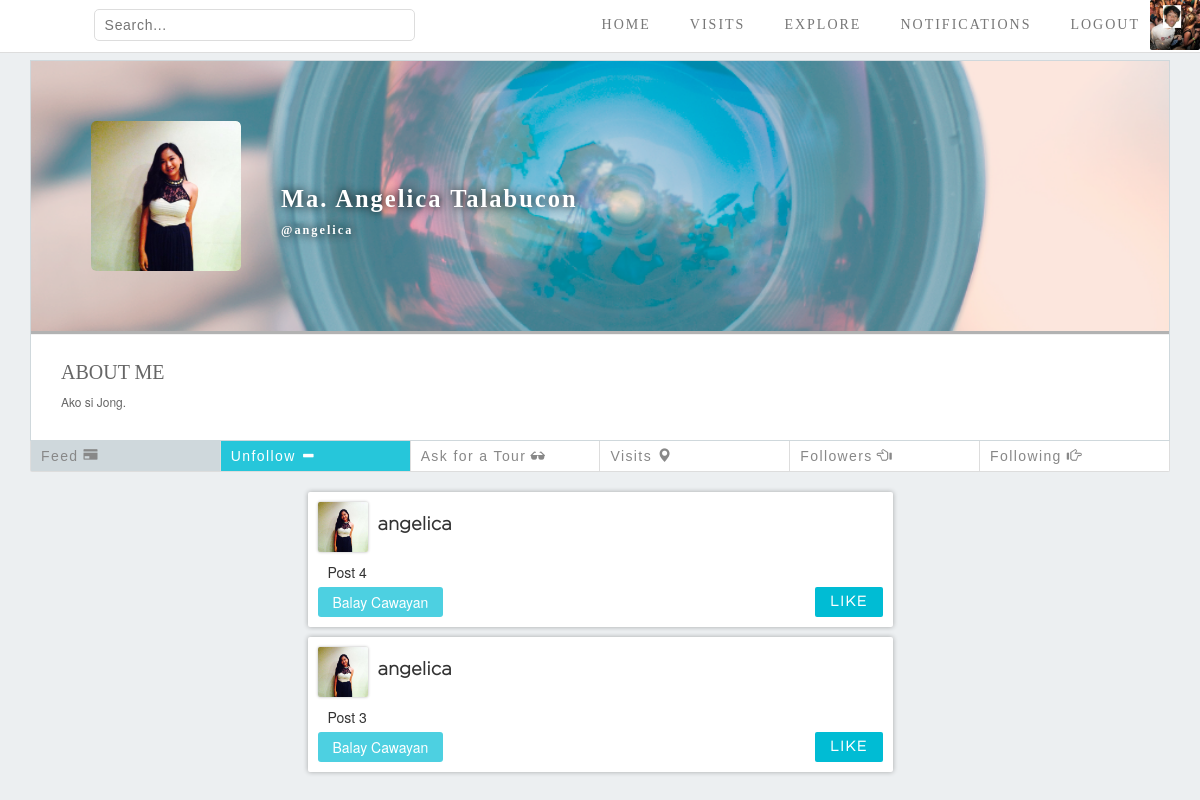
The app's page /people_profile.php?acc_id=8 (signed in) with its own data.
### tables this page shows
CREATE TABLE `account` (
  `acc_id` int(9) NOT NULL,
  `username` varchar(50) NOT NULL,
  `firstname` varchar(30) NOT NULL,
  `lastname` varchar(30) NOT NULL,
  `password` varchar(100) NOT NULL,
  `email` varchar(40) NOT NULL,
  `address` varchar(30) NOT NULL,
  `about_me` varchar(60) NOT NULL
);

CREATE TABLE `posted` (
  `post_id` int(9) NOT NULL,
  `content` varchar(300) NOT NULL,
  `place_id` int(11) NOT NULL,
  `acc_id` int(11) NOT NULL,
  `time_post` timestamp NOT NULL DEFAULT CURRENT_TIMESTAMP ON UPDATE CURRENT_TIMESTAMP,
  `if_image` tinyint(1) NOT NULL
);

CREATE TABLE `places` (
  `place_id` int(9) NOT NULL,
  `name` varchar(50) NOT NULL,
  `description` varchar(100) NOT NULL,
  `location_id` varchar(100) NOT NULL
);

### people_profile.php (the view, shortened to what this page needs)
<!DOCTYPE html>
<html>
	<head>
		<link rel="stylesheet" href="bootstrap/css/bootstrap.min.css">
		<link rel="stylesheet" type="text/css" href="css/navigation_bar_and_body_style.css">
		<link rel="stylesheet" type="text/css" href="css/Home_Page_style.css">
		<link rel="stylesheet" type="text/css" href="css/People_Profile_Page_Style_Before.css">
		<link rel="stylesheet" type="text/css" href="css/Style_Modal.css">
		<link rel="stylesheet" type="text/css" href="css/edit_profile_style.css">
		<link rel="stylesheet" type="text/css" href="css/posts.css">
		<link rel="stylesheet" type="text/css" href="css/profile_options.css">
	</head>
	<body>
	<?php
	require "connect.php";
	if(isset($_GET['acc_id'])){
		$acc_id = $_GET['acc_id'];
	}else{
		header("Location: error_page.php");
	}
	$queryuser = "SELECT  CONCAT(firstname,' ', lastname) as 'fullname',about_me,username FROM account where acc_id = $acc_id";
	$result = mysqli_query($dbconn, $queryuser);
	$row = mysqli_fetch_assoc($result);
	$username = $row['username'];
	$fullname = $row['fullname'];
	$aboutme = $row['about_me'];
	?>
		<div id = "navBar">
			<form action="search_results_places.php" method="get">
				<input type="text" placeholder="Search..." name="search">
			</form>
			<ul id = "navList">
				<li><a href="home_page.php"><span class="glyphicon glyphicon-home"></span>HOME</a></li>
				<li><a href="visit.php"><span class="glyphicon glyphicon-map-marker"></span>VISITS</a></li>
				<li><a href="#"><span class="glyphicon glyphicon-globe"></span>EXPLORE</a></li>
				<li><a href="notifications.php"><span class="glyphicon glyphicon-bell"></span>NOTIFICATIONS</a></li>
				<li><a href="logout.php"><span class="glyphicon glyphicon-log-out"></span>LOGOUT</a></li>
				<li><a href="my_profile.php?=<?=$_SESSION['userID']?>" class="image-list"><img src="images/profile_pic_img/acc_id_<?=$_SESSION['userID']?>.jpg"></a></li>
			</ul>
		</div>
		<div class="container">
			<div class="headerprofile">
				<div id="coverphoto">
					<img src="images/cover_img/cover_<?=$acc_id?>.png" alt="user-cover">
				</div>
				<h1 id="username"><?=$fullname?><br><span class="usernameorig"><?=$username?></span></h1>
				<div id="userphoto">
					<img src="images/profile_pic_img/acc_id_<?=$_GET['acc_id']?>.jpg">
				</div>
				<div id="aboutme">
					<h1>ABOUT ME</h1>
					<br>
					<p><?php echo $aboutme ;?></p>
				</div>
			</div>
			<ul class="visitor-options">
				<li><a href="#"  class="active">Feed<span class="glyphicon glyphicon-credit-card"></a></li>
				<li><a id="followuser"
					<?php
						$query = "SELECT * FROM follow WHERE acc_id_follower = {$_SESSION['userID']} AND acc_id_follows = {$_GET['acc_id']};";
						$result = mysqli_query ($dbconn, $query);
						if (mysqli_num_rows($result) == 0){
							echo " class='follow'>Follow<span class='glyphicon glyphicon-plus'>";
						} else{
							echo " class='following'>Unfollow<span class='glyphicon glyphicon-minus'>";
						}
					?>
				</span></a></li>
				<li><a href="#">Ask for a Tour<span class="glyphicon glyphicon-sunglasses"></a></li>
				<li><a href="visit.php?acc_id=<?=$_GET['acc_id']?>">Visits<span class="glyphicon glyphicon-map-marker"></a></li>
				<li><a href="people_profile_list_of_followers.php?acc_id=<?=$acc_id?>#follow-head">Followers<span class="glyphicon glyphicon-hand-left"></a></li>
				<li><a href="people_profile_list_of_following.php?acc_id=<?=$acc_id?>#follow-head">Following<span class="glyphicon glyphicon-hand-right"></a></li>
			</ul>
			<div class="row">
				<div class="col-sm-3"></div>
				<div class="col-sm-6">
					<div class="posted-container">
					<?php
						require "connect.php";
						$acc_id = $_GET['acc_id'];
						$query = "SELECT *
								  FROM posted
								  NATURAL JOIN account
								  NATURAL JOIN places
								  WHERE acc_id = $acc_id
								  ORDER BY time_post
								  DESC;";
						$result = mysqli_query ($dbconn, $query);
						foreach ($result as $value):?>
							<div class="posted post-container">
								<a href="people_profile.php">
									<img src="images/profile_pic_img/acc_id_<?=$value['acc_id']; ?>.jpg" alt="USER PHOTO" class="profile">
									<h2 class="user-name"><?=$value['username'];?></h2>
								</a>
								<p class = "posted-text"><?=$value['content'];?></p>
								<a href="place.php?place_id=<?=$value['place_id'];?>" class="tagged-location"><?=$value['name'];?></a>
								<div class="like">
									<span id="likes<?=$value['post_id']?>" class="num-likes">
								<?php
									$style = " ";
								 ?>
									</span>
									<button id="likebutton<?=$value['post_id']?>" <?=$style?> onclick="likeTriggered(<?=$value['post_id']?>)">LIKE</button>
								</div>
							</div>
					<?php endforeach; ?>
					</div>
				</div>
				<div class="col-sm-3">
				</div>
			</div>
		</div>
	</body>
</html>

### css/Navigation_Bar_and_Body_style.css (style rules this page uses)
body { background-color: #ECEFF1; margin: 0; }
#navBar { background-color: white; display: inline-flex; width: 100%; top: 0; left: 0; position: fixed; z-index: 2; border-bottom: 1px solid #DDD; }
#navBar img { height: 50px; width: 50px; object-position: center; object-fit: cover; box-sizing: border-box; margin: 0; border-radius: 2px; }
#navList { display: inline-flex; justify-content: center; align-content: center; list-style: none; margin: 0; padding: 0; margin-left: auto; }
#navList li { display: inline-flex; justify-content: center; align-items: center; }
#navList > li > a { text-decoration: none; display: block; height: 100%; padding: 0 10px; border: solid rgba(0,0,0,0); border-width: 0 0 2px 0; text-align: center; vertical-align: middle; font-family: "Gotham Medium"; font-size: 14px; letter-spacing: 2px; color: #777; display: flex; align-items: center; justify-content: center; box-sizing: border-box; transition: 0.2s; }
#navList > li > a.image-list { padding: 0; }
#navBar form { margin-left: 7.8%; height: 50px; width: 26.8%; display: inline-flex; justify-content: center; align-items: center; }
#navBar form input[type=text] { color: #888; border-style: none; padding: 5px 10px; width: 100%; border-radius: 5px; border: 1px solid #DDD; transition: 0.2s; font-family: Arial; font-size: 1em; letter-spacing: 0.05em; }
.container { margin-top: 50px; }

### css/People_Profile_Page_Style_Before.css (style rules this page uses)
.headerprofile { background-color: white; margin-top: 10px; border: 1px solid #CFD8DC; overflow: hidden; }
#coverphoto { width: 100%; height:270px; box-shadow: 0px 3px 1px rgba(0,0,0,0.3); overflow: hidden; }
#coverphoto img { width: 100%; height:270px; object-position: center; object-fit: cover; }
#username { margin: 0; color: white; height: 30px; font-family: "gotham Light"; font-size: 1.75em; font-weight: bold; letter-spacing: 2px; padding-top: 5px; margin: -150px 0 0 50px; padding-left: 200px; text-shadow: 0px 0px 10px rgba(0,0,0,1); transition: 0.4s; }
#username span { font-size: 0.5em; }
#username span:before { content: "@"; }
#userphoto { height: 150px; width: 150px; border-radius: 5px; box-shadow: -3px 3px 1px rgba(0,0,0,0.3); margin: -90px 0 0 60px; transition: 0.4s; overflow: hidden; }
#userphoto img { height: 150px; width: 150px; border-radius: 5px; object-position: center; object-fit: cover; }
#aboutme { display: block; margin-top: 95px; padding: 25px 30px 20px 30px; width: 100%; color: #666; }
#aboutme h1 { font-family: "Gotham Medium"; font-size: 20px; margin: 0; width: 20%; }
#aboutme p { margin-top: -10px; font-size: 12px; }

### css/posts.css (style rules this page uses)
body { padding-bottom: 20px; }
.col-sm-6 { padding: 0; }
.post-container { background-color: white; padding: 10px; border-radius: 2px; width: 100%; margin-top: 10px; box-shadow: 0 0 5px rgba(0,0,0,0.3); position: relative; }
.posting .profile, .posted .profile { height: 50px; width: 50px; float: left; box-shadow: 0 0 3px rgba(0,0,0,0.3); border-radius: 2px; }
.posting .user-name, .posted .user-name { font-family: Gotham; font-weight: bold; font-size: 1.3em; float: left; margin: 13px auto 0 10px; }
.posted > a > .user-name, .posted > a > .profile { display: block; color: #333; transition: 0.3s; }
.posted { z-index: 0; }
#posting, .like button { background-color: #00BCD4; color: white; font-size: 1em; font-family: Gotham; font-weight: bold; letter-spacing: 0.1em; margin-left: auto; padding: 5px 15px; border: none; border-radius: 2px; transition: 0.3s; }
.posted { overflow: auto; }
.posted-text { clear: both; width: 100%; padding: 0; margin: 60px 0 0 0; text-indent: 10px; }
a.tagged-location { display: block; float: left; transition: 0.2s; padding: 5px 15px; margin-top: 5px; background-color: #4DD0E1; color: white; border-radius: 3px; }
.num-likes { color: #00BCD4; font-family: Gotham; font-weight: bold; font-size: 1em; padding: 5px; }
.like { float: right; margin-top: 5px; }

### records on screen
account: about_me "Ako si Jong."
posted: acc.username "angelica", content "Post 4", place.name "Balay Cawayan"
posted: acc.username "angelica", content "Post 3", place.name "Balay Cawayan"

### other values on screen
$fullname "Ma. Angelica Talabucon"
